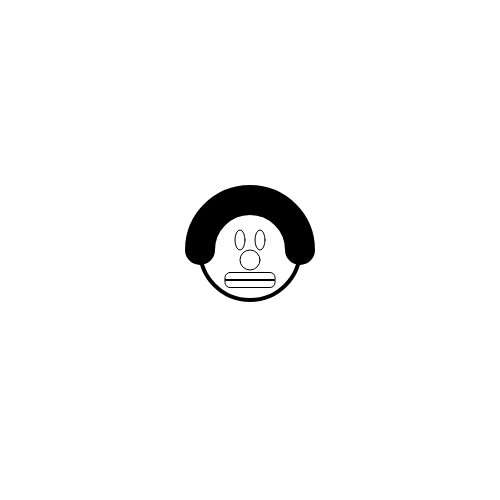
Frame 1 (no input)
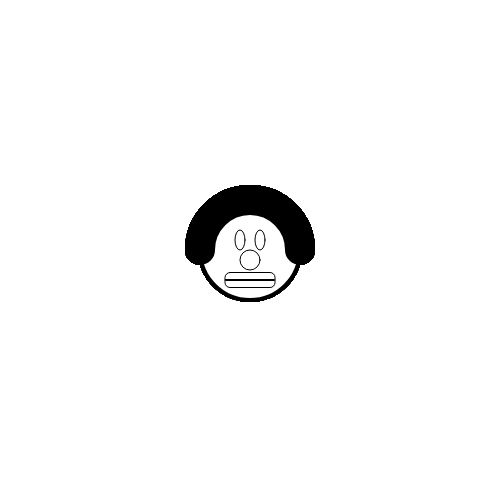
Frame 60 (no input)
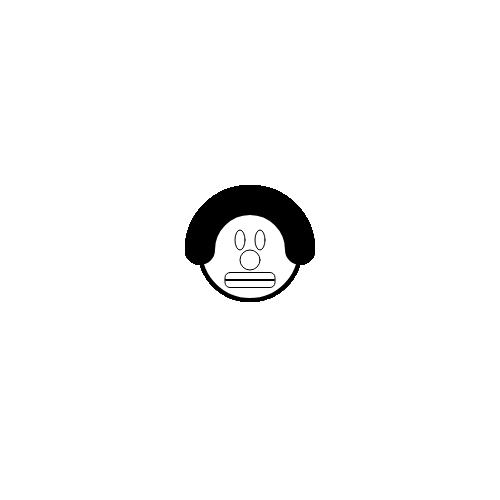
Frame 120 (the mouse pressed at the canvas centre since frame 60)

The p5.js sketch that drew these frames (run headless with seeded random() and noise() and a simulated clock; from frame 60 on, the mouse is pressed at the canvas centre):

// p5.js sketch
// ── sketch.js
var centerX = 250;
var centerY = 250;
function preload() {

}

function setup() {
    createCanvas(500, 500);

}

function draw() {

  fill(255, 255, 255);
  
  strokeWeight(1);
  //face
  ellipse(centerX, centerY, 100, 100);
  //nose
  ellipse(centerX, centerY + 10, 20, 20);
  //eyse
  ellipse(centerX - 10, centerY - 10, 10, 20);
  ellipse(centerX + 10, centerY - 10, 10, 20);
  rectMode(CENTER);
  rect(centerX, centerY + 30, 50, 15, 5);
  rect(centerX, centerY + 30, 50, 1, 1);

  noFill();
  strokeWeight(4);
  arc(centerX, centerY, 100, 100, 0, PI);
  strokeWeight(30);
  arc(centerX, centerY, 100, 100, PI, TWO_PI);

}
